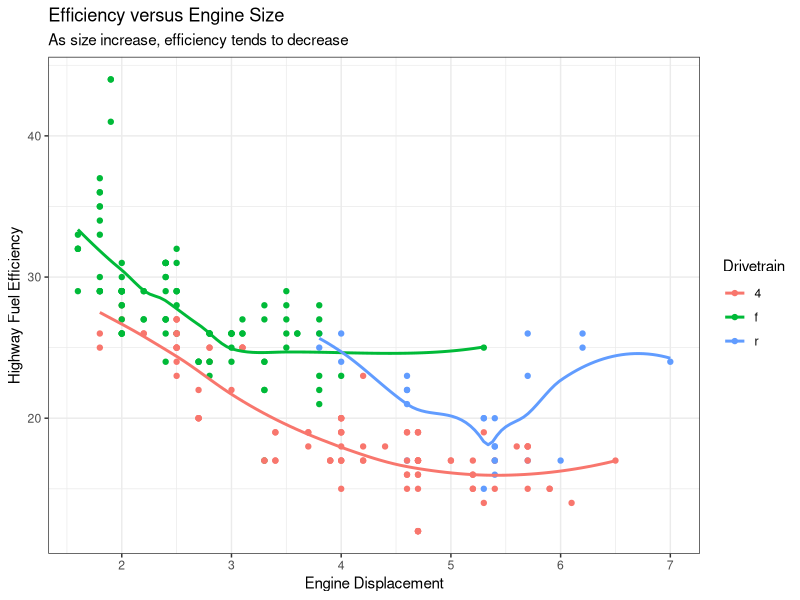
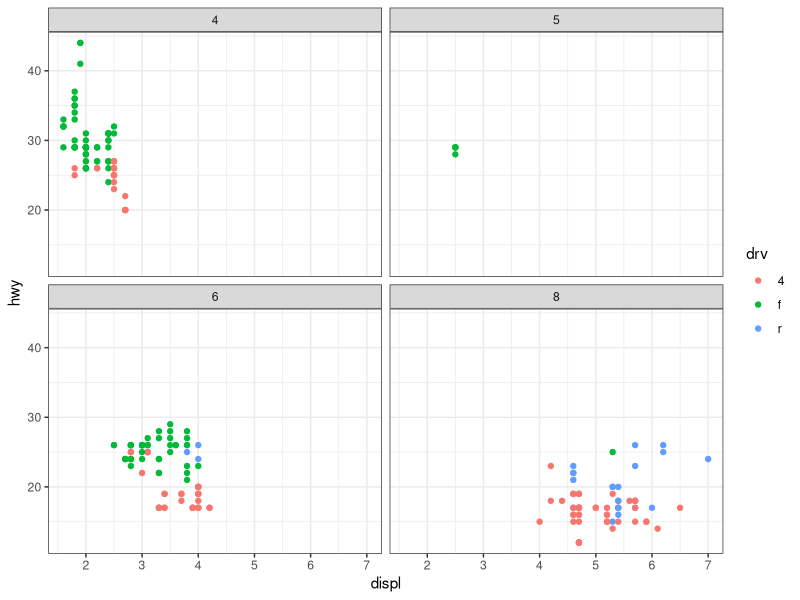
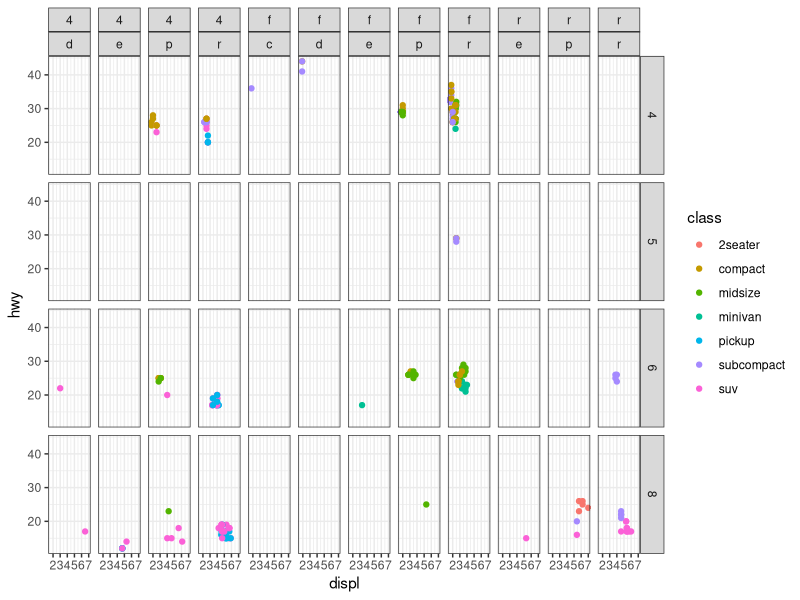
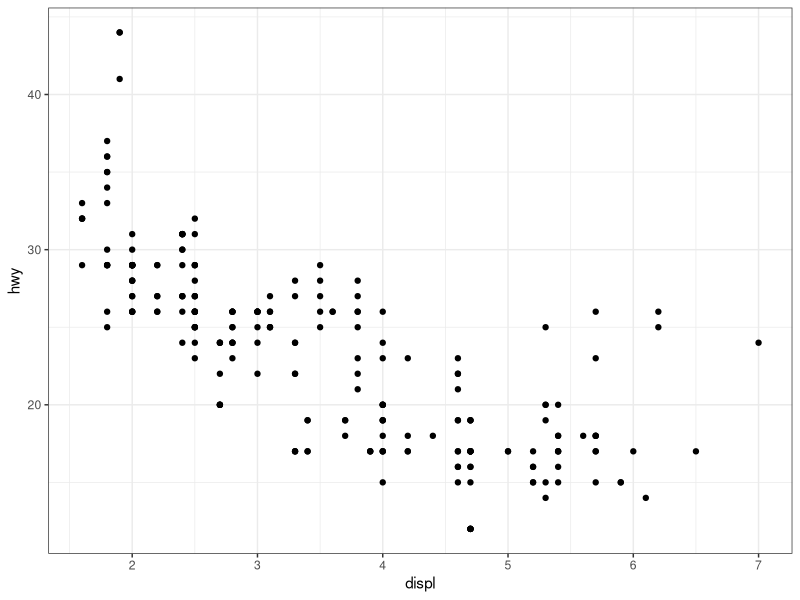
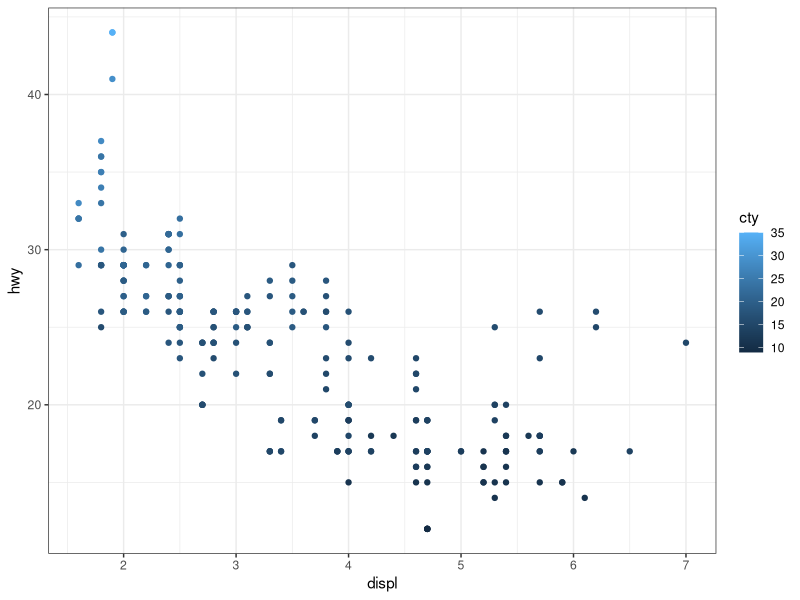
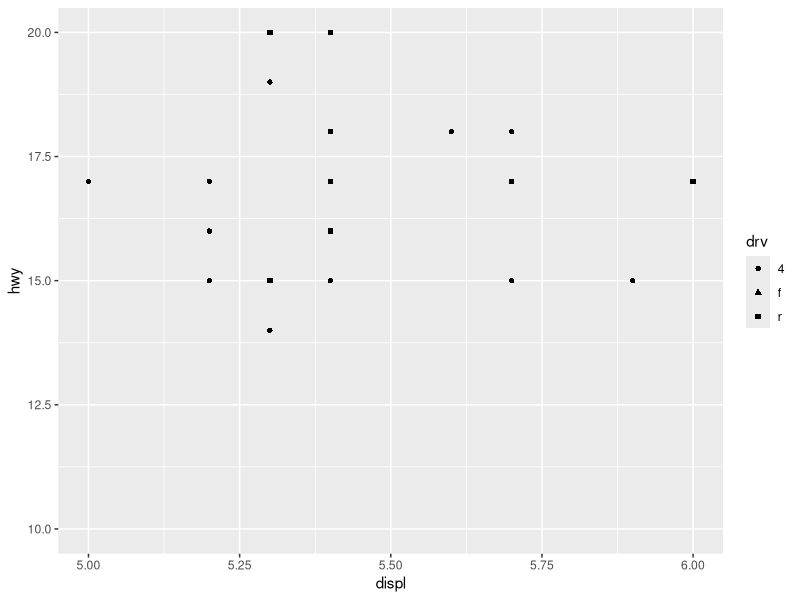
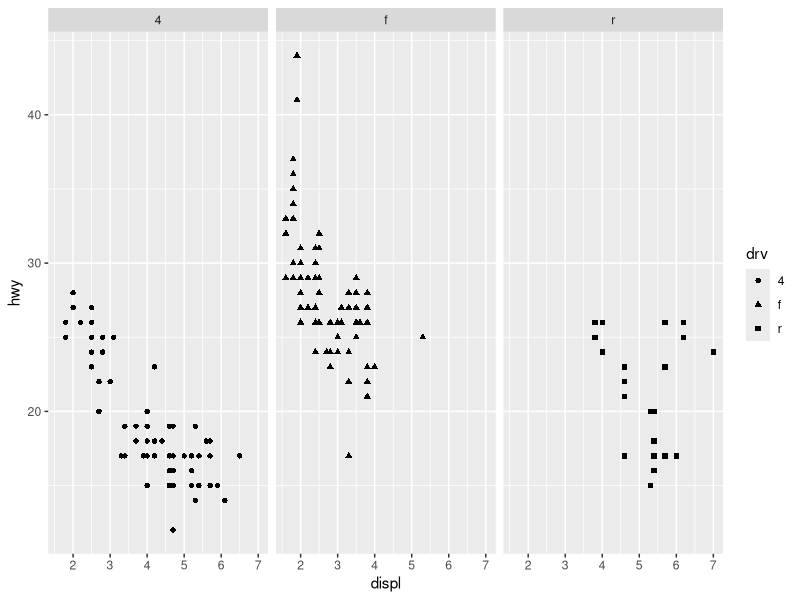
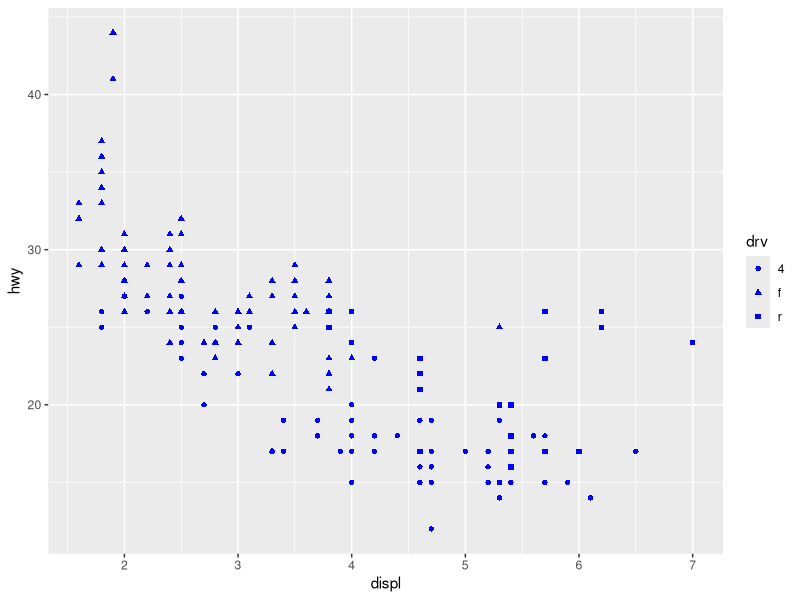

Write R code to recreate these figures, in order.
## ---- chunk 1
library(tidyverse)
## ---- chunk 2
glimpse(mpg)
## ---- chunk 3
mpg
## ---- chunk 4
ggplot(data = mpg) +
    aes(x = displ, y = hwy, colour = drv) +
    geom_point() +
    geom_smooth(se = FALSE) +
    labs(
        x = "Engine Displacement",
        y = "Highway Fuel Efficiency",
        colour = "Drivetrain",
        title = "Efficiency versus Engine Size",
        subtitle = "As size increase, efficiency tends to decrease"
    ) +
    theme_bw()
    
## ---- chunk 5
#| fig-height: 4
#| fig-width: 7

ggplot(data = mpg) +
    geom_point(mapping = aes(x = displ, y = hwy, colour = drv)) +
  
    facet_wrap(~ cyl) +
    theme_bw()
## ---- chunk 6
ggplot(data = mpg) +
    geom_point(mapping = aes(x = displ, y = hwy, colour = class))+
    #facet_grid(rows = vars(drv), cols = vars(cyl))
    facet_grid(cyl~drv + fl) +
    theme_bw()
## ---- chunk 7
ggplot(data = mpg) +
    geom_point(mapping = aes(x = displ, y = hwy)) +
    theme_bw()
## ---- chunk 8
# comment / uncomment the appropriate lines to test the corresponding aesthetics
ggplot(data = mpg) +
    theme_bw() +
    # what's the difference with `colour = class`
    geom_point(mapping = aes(x=displ, y = hwy, colour = cty))
    # would it work?
    #geom_point(mapping = aes(x=displ, y = hwy, shape = cty))
    # how does this compare with `colour = cty`?
    #geom_point(mapping = aes(x=displ, y = hwy, alpha = cty))
    # talking about intuitive
    #geom_jitter(mapping = aes(x=displ, y = hwy, size = cty), alpha=0.3)
## ---- chunk 9
ggplot(data = mpg) +
  geom_point(mapping = aes(x=displ, y = hwy, shape = drv)) +
  ylim(10,20) +
  xlim(5,6)
## ---- chunk 10
# comment / uncomment the appropriate lines to test the corresponding aesthetics
ggplot(data = mpg) +
  geom_point(mapping = aes(x=displ, y = hwy, shape = drv)) +
  facet_wrap(~ drv)       # it works
  #facet_grid(drv ~ .)     # this way seems to be better
  #facet_wrap(drv ~ .)       # could this work as well?
## ---- chunk 11
# comment / uncomment the appropriate lines to test the corresponding aesthetics
ggplot(data = mpg) +
  geom_point(mapping = aes(x=displ, y = hwy, shape = drv), colour='blue')
  #geom_point(mapping = aes(x=displ, y = hwy, shape = drv), size=3, alpha=0.3)
  #geom_point(mapping = aes(x=displ, y = hwy, colour = drv, fill=class), size=3, alpha=0.5, shape=21)
## ---- chunk 12
ggplot(data = mpg) +
  #geom_point(mapping = aes(x=displ, y = hwy, alpha = cty), position='jitter')
  geom_jitter(mapping = aes(x=displ, y = hwy, alpha = cty))
## ---- chunk 13
# Did this before, here with jittering
ggplot(data = mpg) +
  geom_smooth(mapping = aes(x = displ, y = hwy)) +
  geom_jitter(mapping = aes(x = displ, y = hwy))
## ---- chunk 14
ggplot(data = mpg, mapping = aes(x=displ, y=hwy)) +
  geom_smooth() +
  geom_jitter()
## ---- chunk 15
# comment / uncomment the appropriate lines to test the corresponding aesthetics
ggplot(data=mpg, mapping = aes(x=displ, y=hwy)) +
  #geom_smooth(mapping = aes(group = drv)) #+
  geom_smooth() +
  geom_jitter(aes(size = cty), alpha = 0.3) +
  facet_wrap(~drv)
  #facet_grid(drv~.)
## ---- chunk 16
ggplot(data = mpg, mapping = aes(x=displ, y=hwy)) +
  #geom_smooth(mapping = aes(group = drv)) +
  geom_smooth(mapping = aes(linetype = drv), se=FALSE) +
  geom_jitter(mapping=aes(colour=drv))
